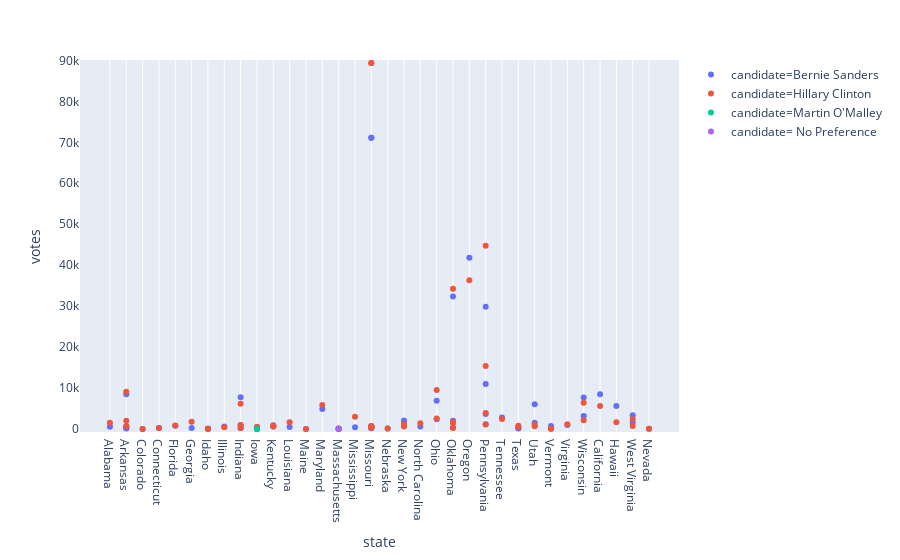

The cell this chart's notebook holds for it:
### Code cell
fig = px.strip(allData1, x="state", y="votes", orientation="h", color="candidate")
fig.show()

### Figure 1 — Plotly figure (JSON) as saved in the notebook; plotly's stock layout.template omitted (floating-point values rounded to 4 significant figures)
{"data": [{"alignmentgroup": "True", "boxpoints": "all", "fillcolor": "rgba(255,255,255,0)", "hoverlabel": {"namelength": 0}, "hoveron": "points", "hovertemplate": "candidate=Bernie Sanders<br>state=%{x}<br>votes=%{y}", "legendgroup": "candidate=Bernie Sanders", "line": {"color": "rgba(255,255,255,0)"}, "marker": {"color": "#636efa"}, "name": "candidate=Bernie Sanders", "offsetgroup": "candidate=Bernie Sanders", "orientation": "h", "pointpos": 0, "showlegend": true, "type": "box", "x": ["Alabama", "Arkansas", "Colorado", "Connecticut", "Florida", "Georgia", "Idaho", "Illinois", "Indiana", "Iowa", "Kentucky", "Louisiana", "Maine", "Maryland", "Massachusetts", "Mississippi", "Missouri", "Nebraska", "New York", "North Carolina", "Ohio", "Oklahoma", "Oregon", "Pennsylvania", "Tennessee", "Texas", "Utah", "Vermont", "Virginia", "Wisconsin", "Arkansas", "Arkansas", "Missouri", "Arkansas", "California", "Hawaii", "Idaho", "Indiana", "Iowa", "New York", "Ohio", "Oklahoma", "Pennsylvania", "Indiana", "Kentucky", "West Virginia", "Iowa", "Wisconsin", "Massachusetts", "Missouri", "Missouri", "Missouri", "Missouri", "Oklahoma", "Nevada", "New York", "Pennsylvania", "West Virginia", "Oklahoma", "Pennsylvania", "Texas", "Utah", "Vermont"], "x0": " ", "xaxis": "x", "y": [562, 8507, 12, 236, 781, 256, 71, 595, 932, 415, 582, 513, 2, 4867, 79, 409, 664, 140, 2087, 597, 2411, 2006, 41841, 11013, 2833, 275, 1509, 155, 984, 7676, 132, 342, 209, 306, 8472, 5605, 90, 7728, 344, 1663, 6891, 1773, 29841, 178, 943, 3363, 343, 3198, 92, 271, 71134, 71134, 666, 393, 83, 909, 1168, 1498, 32368, 3654, 150, 6071, 734], "y0": " ", "yaxis": "y"}, {"alignmentgroup": "True", "boxpoints": "all", "fillcolor": "rgba(255,255,255,0)", "hoverlabel": {"namelength": 0}, "hoveron": "points", "hovertemplate": "candidate=Hillary Clinton<br>state=%{x}<br>votes=%{y}", "legendgroup": "candidate=Hillary Clinton", "line": {"color": "rgba(255,255,255,0)"}, "marker": {"color": "#EF553B"}, "name": "candidate=Hillary Clinton", "offsetgroup": "candidate=Hillary Clinton", "orientation": "h", "pointpos": 0, "showlegend": true, "type": "box", "x": ["Alabama", "Arkansas", "Colorado", "Connecticut", "Florida", "Georgia", "Idaho", "Illinois", "Indiana", "Iowa", "Kentucky", "Louisiana", "Maine", "Maryland", "Massachusetts", "Mississippi", "Missouri", "Nebraska", "New York", "North Carolina", "Ohio", "Oklahoma", "Oregon", "Pennsylvania", "Tennessee", "Texas", "Utah", "Vermont", "Virginia", "Wisconsin", "Arkansas", "Arkansas", "Missouri", "Arkansas", "California", "Hawaii", "Idaho", "Indiana", "Iowa", "New York", "Ohio", "Oklahoma", "Pennsylvania", "Indiana", "Kentucky", "West Virginia", "Iowa", "Wisconsin", "Massachusetts", "Missouri", "Missouri", "Missouri", "Missouri", "Oklahoma", "Nevada", "New York", "Pennsylvania", "West Virginia", "Oklahoma", "Pennsylvania", "Texas", "Utah", "Vermont"], "x0": " ", "xaxis": "x", "y": [1511, 9110, 10, 252, 858, 1741, 35, 409, 999, 484, 601, 1663, 1, 5851, 64, 2982, 754, 136, 1167, 1374, 2557, 1649, 36321, 15390, 2444, 781, 660, 33, 1181, 6381, 724, 2017, 486, 647, 5591, 1639, 48, 6137, 440, 1067, 9552, 1447, 44775, 248, 778, 2468, 357, 2161, 49, 319, 89373, 89373, 603, 267, 79, 594, 1123, 710, 34255, 3915, 474, 1011, 68], "y0": " ", "yaxis": "y"}, {"alignmentgroup": "True", "boxpoints": "all", "fillcolor": "rgba(255,255,255,0)", "hoverlabel": {"namelength": 0}, "hoveron": "points", "hovertemplate": "candidate=Martin O'Malley<br>state=%{x}<br>votes=%{y}", "legendgroup": "candidate=Martin O'Malley", "line": {"color": "rgba(255,255,255,0)"}, "marker": {"color": "#00cc96"}, "name": "candidate=Martin O'Malley", "offsetgroup": "candidate=Martin O'Malley", "orientation": "h", "pointpos": 0, "showlegend": true, "type": "box", "x": ["Iowa", "Iowa", "Iowa"], "x0": " ", "xaxis": "x", "y": [0, 16, 0], "y0": " ", "yaxis": "y"}, {"alignmentgroup": "True", "boxpoints": "all", "fillcolor": "rgba(255,255,255,0)", "hoverlabel": {"namelength": 0}, "hoveron": "points", "hovertemplate": "candidate= No Preference<br>state=%{x}<br>votes=%{y}", "legendgroup": "candidate= No Preference", "line": {"color": "rgba(255,255,255,0)"}, "marker": {"color": "#ab63fa"}, "name": "candidate= No Preference", "offsetgroup": "candidate= No Preference", "orientation": "h", "pointpos": 0, "showlegend": true, "type": "box", "x": ["Massachusetts", "Massachusetts"], "x0": " ", "xaxis": "x", "y": [1, 0], "y0": " ", "yaxis": "y"}], "layout": {"boxmode": "group", "legend": {"tracegroupgap": 0}, "margin": {"t": 60}, "xaxis": {"anchor": "y", "domain": [0, 1], "title": {"text": "state"}}, "yaxis": {"anchor": "x", "domain": [0, 1], "title": {"text": "votes"}}}}
